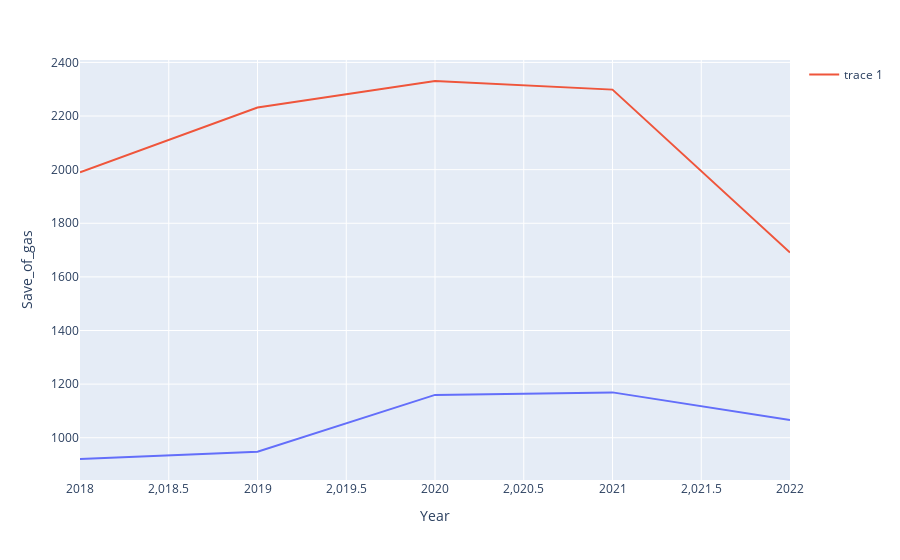

Write notebook code for a chart like this one.
### Code cell
fig = px.line(df_save, x="Year", y='Save_of_gas')
fig.add_scatter(x=df_save['Year'], y=df_save['Avg_NE'], mode='lines')
fig.show()

### Figure 1 — Plotly figure (JSON) as saved in the notebook; plotly's stock layout.template omitted (floating-point values rounded to 4 significant figures)
{"data": [{"hovertemplate": "Year=%{x}<br>Save_of_gas=%{y}<extra></extra>", "legendgroup": "", "line": {"color": "#636efa", "dash": "solid"}, "marker": {"symbol": "circle"}, "mode": "lines", "name": "", "orientation": "v", "showlegend": false, "type": "scatter", "x": [2022, 2021, 2020, 2019, 2018], "xaxis": "x", "y": [1066.0, 1169.0, 1160.0, 947.9, 920.7], "yaxis": "y"}, {"mode": "lines", "type": "scatter", "x": [2022, 2021, 2020, 2019, 2018], "y": [1691.0, 2299.0, 2331.0, 2232.0, 1990.0]}], "layout": {"autosize": true, "legend": {"tracegroupgap": 0}, "margin": {"t": 60}, "xaxis": {"anchor": "y", "autorange": true, "domain": [0, 1], "range": [2018, 2022], "title": {"text": "Year"}, "type": "linear"}, "yaxis": {"anchor": "x", "autorange": true, "domain": [0, 1], "range": [842.4, 2409.0], "title": {"text": "Save_of_gas"}, "type": "linear"}}}
